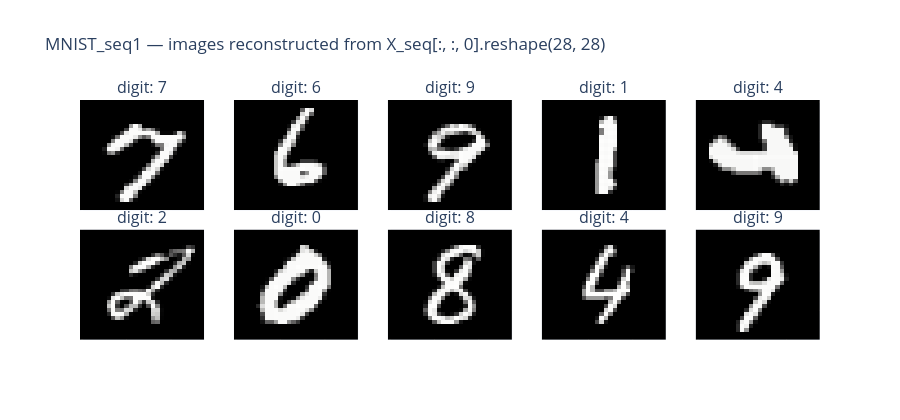

Notebook code for this chart:
### Markdown cell above
### 5.2  MNIST_seq1 — original 2-D image reconstructed from the sequence

### Code cell
fig = make_subplots(
    rows=2, cols=5,
    subplot_titles=[f"digit: {int(np.argmax(labels[i]))}" for i in range(10)],
    horizontal_spacing=0.04,
    vertical_spacing=0.08,
)

for idx in range(10):
    img   = X_seq[idx, :, 0].reshape(28, 28)
    row   = idx // 5 + 1
    col   = idx % 5  + 1
    fig.add_trace(
        go.Heatmap(
            z=img,
            colorscale='gray',
            showscale=False,
            hovertemplate="row %{y}  col %{x}<br>value: %{z:.3f}<extra></extra>",
        ),
        row=row, col=col,
    )
    fig.update_xaxes(showticklabels=False, row=row, col=col)
    fig.update_yaxes(showticklabels=False, autorange='reversed', row=row, col=col)

fig.update_layout(
    title="MNIST_seq1 — images reconstructed from X_seq[:, :, 0].reshape(28, 28)",
    height=420,
)
fig.show()

### Figure 1 — Plotly figure (JSON) as saved in the notebook; plotly's stock layout.template omitted (floating-point values rounded to 4 significant figures; data arrays with more than 128 entries replaced by an {"elided": "..."} marker saying what was removed)
{"data": [{"colorscale": [[0, "rgb(0, 0, 0)"], [0.09091, "rgb(16, 16, 16)"], [0.1818, "rgb(38, 38, 38)"], [0.2727, "rgb(59, 59, 59)"], [0.3636, "rgb(81, 80, 80)"], [0.4545, "rgb(102, 101, 101)"], [0.5455, "rgb(124, 123, 122)"], [0.6364, "rgb(146, 146, 145)"], [0.7273, "rgb(171, 171, 170)"], [0.8182, "rgb(197, 197, 195)"], [0.9091, "rgb(224, 224, 223)"], [1, "rgb(254, 254, 253)"]], "hovertemplate": "row %{y}  col %{x}<br>value: %{z:.3f}<extra></extra>", "showscale": false, "type": "heatmap", "xaxis": "x", "yaxis": "y", "z": {"elided": "28x28 float values"}}, {"colorscale": [[0, "rgb(0, 0, 0)"], [0.09091, "rgb(16, 16, 16)"], [0.1818, "rgb(38, 38, 38)"], [0.2727, "rgb(59, 59, 59)"], [0.3636, "rgb(81, 80, 80)"], [0.4545, "rgb(102, 101, 101)"], [0.5455, "rgb(124, 123, 122)"], [0.6364, "rgb(146, 146, 145)"], [0.7273, "rgb(171, 171, 170)"], [0.8182, "rgb(197, 197, 195)"], [0.9091, "rgb(224, 224, 223)"], [1, "rgb(254, 254, 253)"]], "hovertemplate": "row %{y}  col %{x}<br>value: %{z:.3f}<extra></extra>", "showscale": false, "type": "heatmap", "xaxis": "x2", "yaxis": "y2", "z": {"elided": "28x28 float values"}}, {"colorscale": [[0, "rgb(0, 0, 0)"], [0.09091, "rgb(16, 16, 16)"], [0.1818, "rgb(38, 38, 38)"], [0.2727, "rgb(59, 59, 59)"], [0.3636, "rgb(81, 80, 80)"], [0.4545, "rgb(102, 101, 101)"], [0.5455, "rgb(124, 123, 122)"], [0.6364, "rgb(146, 146, 145)"], [0.7273, "rgb(171, 171, 170)"], [0.8182, "rgb(197, 197, 195)"], [0.9091, "rgb(224, 224, 223)"], [1, "rgb(254, 254, 253)"]], "hovertemplate": "row %{y}  col %{x}<br>value: %{z:.3f}<extra></extra>", "showscale": false, "type": "heatmap", "xaxis": "x3", "yaxis": "y3", "z": {"elided": "28x28 float values"}}, {"colorscale": [[0, "rgb(0, 0, 0)"], [0.09091, "rgb(16, 16, 16)"], [0.1818, "rgb(38, 38, 38)"], [0.2727, "rgb(59, 59, 59)"], [0.3636, "rgb(81, 80, 80)"], [0.4545, "rgb(102, 101, 101)"], [0.5455, "rgb(124, 123, 122)"], [0.6364, "rgb(146, 146, 145)"], [0.7273, "rgb(171, 171, 170)"], [0.8182, "rgb(197, 197, 195)"], [0.9091, "rgb(224, 224, 223)"], [1, "rgb(254, 254, 253)"]], "hovertemplate": "row %{y}  col %{x}<br>value: %{z:.3f}<extra></extra>", "showscale": false, "type": "heatmap", "xaxis": "x4", "yaxis": "y4", "z": {"elided": "28x28 float values"}}, {"colorscale": [[0, "rgb(0, 0, 0)"], [0.09091, "rgb(16, 16, 16)"], [0.1818, "rgb(38, 38, 38)"], [0.2727, "rgb(59, 59, 59)"], [0.3636, "rgb(81, 80, 80)"], [0.4545, "rgb(102, 101, 101)"], [0.5455, "rgb(124, 123, 122)"], [0.6364, "rgb(146, 146, 145)"], [0.7273, "rgb(171, 171, 170)"], [0.8182, "rgb(197, 197, 195)"], [0.9091, "rgb(224, 224, 223)"], [1, "rgb(254, 254, 253)"]], "hovertemplate": "row %{y}  col %{x}<br>value: %{z:.3f}<extra></extra>", "showscale": false, "type": "heatmap", "xaxis": "x5", "yaxis": "y5", "z": {"elided": "28x28 float values"}}, {"colorscale": [[0, "rgb(0, 0, 0)"], [0.09091, "rgb(16, 16, 16)"], [0.1818, "rgb(38, 38, 38)"], [0.2727, "rgb(59, 59, 59)"], [0.3636, "rgb(81, 80, 80)"], [0.4545, "rgb(102, 101, 101)"], [0.5455, "rgb(124, 123, 122)"], [0.6364, "rgb(146, 146, 145)"], [0.7273, "rgb(171, 171, 170)"], [0.8182, "rgb(197, 197, 195)"], [0.9091, "rgb(224, 224, 223)"], [1, "rgb(254, 254, 253)"]], "hovertemplate": "row %{y}  col %{x}<br>value: %{z:.3f}<extra></extra>", "showscale": false, "type": "heatmap", "xaxis": "x6", "yaxis": "y6", "z": {"elided": "28x28 float values"}}, {"colorscale": [[0, "rgb(0, 0, 0)"], [0.09091, "rgb(16, 16, 16)"], [0.1818, "rgb(38, 38, 38)"], [0.2727, "rgb(59, 59, 59)"], [0.3636, "rgb(81, 80, 80)"], [0.4545, "rgb(102, 101, 101)"], [0.5455, "rgb(124, 123, 122)"], [0.6364, "rgb(146, 146, 145)"], [0.7273, "rgb(171, 171, 170)"], [0.8182, "rgb(197, 197, 195)"], [0.9091, "rgb(224, 224, 223)"], [1, "rgb(254, 254, 253)"]], "hovertemplate": "row %{y}  col %{x}<br>value: %{z:.3f}<extra></extra>", "showscale": false, "type": "heatmap", "xaxis": "x7", "yaxis": "y7", "z": {"elided": "28x28 float values"}}, {"colorscale": [[0, "rgb(0, 0, 0)"], [0.09091, "rgb(16, 16, 16)"], [0.1818, "rgb(38, 38, 38)"], [0.2727, "rgb(59, 59, 59)"], [0.3636, "rgb(81, 80, 80)"], [0.4545, "rgb(102, 101, 101)"], [0.5455, "rgb(124, 123, 122)"], [0.6364, "rgb(146, 146, 145)"], [0.7273, "rgb(171, 171, 170)"], [0.8182, "rgb(197, 197, 195)"], [0.9091, "rgb(224, 224, 223)"], [1, "rgb(254, 254, 253)"]], "hovertemplate": "row %{y}  col %{x}<br>value: %{z:.3f}<extra></extra>", "showscale": false, "type": "heatmap", "xaxis": "x8", "yaxis": "y8", "z": {"elided": "28x28 float values"}}, {"colorscale": [[0, "rgb(0, 0, 0)"], [0.09091, "rgb(16, 16, 16)"], [0.1818, "rgb(38, 38, 38)"], [0.2727, "rgb(59, 59, 59)"], [0.3636, "rgb(81, 80, 80)"], [0.4545, "rgb(102, 101, 101)"], [0.5455, "rgb(124, 123, 122)"], [0.6364, "rgb(146, 146, 145)"], [0.7273, "rgb(171, 171, 170)"], [0.8182, "rgb(197, 197, 195)"], [0.9091, "rgb(224, 224, 223)"], [1, "rgb(254, 254, 253)"]], "hovertemplate": "row %{y}  col %{x}<br>value: %{z:.3f}<extra></extra>", "showscale": false, "type": "heatmap", "xaxis": "x9", "yaxis": "y9", "z": {"elided": "28x28 float values"}}, {"colorscale": [[0, "rgb(0, 0, 0)"], [0.09091, "rgb(16, 16, 16)"], [0.1818, "rgb(38, 38, 38)"], [0.2727, "rgb(59, 59, 59)"], [0.3636, "rgb(81, 80, 80)"], [0.4545, "rgb(102, 101, 101)"], [0.5455, "rgb(124, 123, 122)"], [0.6364, "rgb(146, 146, 145)"], [0.7273, "rgb(171, 171, 170)"], [0.8182, "rgb(197, 197, 195)"], [0.9091, "rgb(224, 224, 223)"], [1, "rgb(254, 254, 253)"]], "hovertemplate": "row %{y}  col %{x}<br>value: %{z:.3f}<extra></extra>", "showscale": false, "type": "heatmap", "xaxis": "x10", "yaxis": "y10", "z": {"elided": "28x28 float values"}}], "layout": {"annotations": [{"font": {"size": 16}, "showarrow": false, "text": "digit: 7", "x": 0.084, "xanchor": "center", "xref": "paper", "y": 1, "yanchor": "bottom", "yref": "paper"}, {"font": {"size": 16}, "showarrow": false, "text": "digit: 6", "x": 0.292, "xanchor": "center", "xref": "paper", "y": 1, "yanchor": "bottom", "yref": "paper"}, {"font": {"size": 16}, "showarrow": false, "text": "digit: 9", "x": 0.5, "xanchor": "center", "xref": "paper", "y": 1, "yanchor": "bottom", "yref": "paper"}, {"font": {"size": 16}, "showarrow": false, "text": "digit: 1", "x": 0.708, "xanchor": "center", "xref": "paper", "y": 1, "yanchor": "bottom", "yref": "paper"}, {"font": {"size": 16}, "showarrow": false, "text": "digit: 4", "x": 0.916, "xanchor": "center", "xref": "paper", "y": 1, "yanchor": "bottom", "yref": "paper"}, {"font": {"size": 16}, "showarrow": false, "text": "digit: 2", "x": 0.084, "xanchor": "center", "xref": "paper", "y": 0.46, "yanchor": "bottom", "yref": "paper"}, {"font": {"size": 16}, "showarrow": false, "text": "digit: 0", "x": 0.292, "xanchor": "center", "xref": "paper", "y": 0.46, "yanchor": "bottom", "yref": "paper"}, {"font": {"size": 16}, "showarrow": false, "text": "digit: 8", "x": 0.5, "xanchor": "center", "xref": "paper", "y": 0.46, "yanchor": "bottom", "yref": "paper"}, {"font": {"size": 16}, "showarrow": false, "text": "digit: 4", "x": 0.708, "xanchor": "center", "xref": "paper", "y": 0.46, "yanchor": "bottom", "yref": "paper"}, {"font": {"size": 16}, "showarrow": false, "text": "digit: 9", "x": 0.916, "xanchor": "center", "xref": "paper", "y": 0.46, "yanchor": "bottom", "yref": "paper"}], "height": 420, "title": {"text": "MNIST_seq1 — images reconstructed from X_seq[:, :, 0].reshape(28, 28)"}, "xaxis": {"anchor": "y", "domain": [0, 0.168], "showticklabels": false}, "xaxis10": {"anchor": "y10", "domain": [0.832, 1], "showticklabels": false}, "xaxis2": {"anchor": "y2", "domain": [0.208, 0.376], "showticklabels": false}, "xaxis3": {"anchor": "y3", "domain": [0.416, 0.584], "showticklabels": false}, "xaxis4": {"anchor": "y4", "domain": [0.624, 0.792], "showticklabels": false}, "xaxis5": {"anchor": "y5", "domain": [0.832, 1], "showticklabels": false}, "xaxis6": {"anchor": "y6", "domain": [0, 0.168], "showticklabels": false}, "xaxis7": {"anchor": "y7", "domain": [0.208, 0.376], "showticklabels": false}, "xaxis8": {"anchor": "y8", "domain": [0.416, 0.584], "showticklabels": false}, "xaxis9": {"anchor": "y9", "domain": [0.624, 0.792], "showticklabels": false}, "yaxis": {"anchor": "x", "autorange": "reversed", "domain": [0.54, 1], "showticklabels": false}, "yaxis10": {"anchor": "x10", "autorange": "reversed", "domain": [0, 0.46], "showticklabels": false}, "yaxis2": {"anchor": "x2", "autorange": "reversed", "domain": [0.54, 1], "showticklabels": false}, "yaxis3": {"anchor": "x3", "autorange": "reversed", "domain": [0.54, 1], "showticklabels": false}, "yaxis4": {"anchor": "x4", "autorange": "reversed", "domain": [0.54, 1], "showticklabels": false}, "yaxis5": {"anchor": "x5", "autorange": "reversed", "domain": [0.54, 1], "showticklabels": false}, "yaxis6": {"anchor": "x6", "autorange": "reversed", "domain": [0, 0.46], "showticklabels": false}, "yaxis7": {"anchor": "x7", "autorange": "reversed", "domain": [0, 0.46], "showticklabels": false}, "yaxis8": {"anchor": "x8", "autorange": "reversed", "domain": [0, 0.46], "showticklabels": false}, "yaxis9": {"anchor": "x9", "autorange": "reversed", "domain": [0, 0.46], "showticklabels": false}}}
